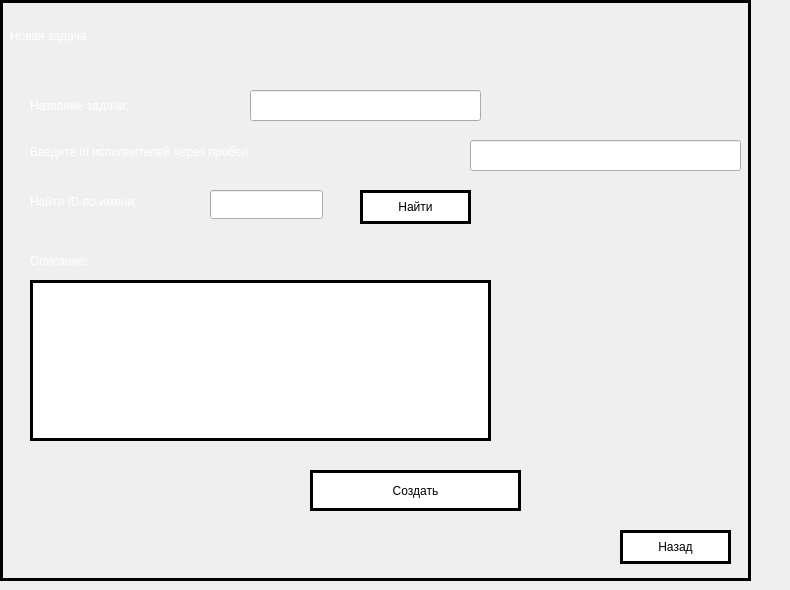
    <widget class="QWidget" name="page_4">
     <widget class="QLabel" name="label_5">
      <property name="geometry">
       <rect>
        <x>0</x>
        <y>0</y>
        <width>751</width>
        <height>581</height>
       </rect>
      </property>
      <property name="styleSheet">
       <string notr="true">background-image: url(:/img/backgroundPhotoSolarSystem_withoutSun.png);
	border: 3px solid rgb(0, 0, 0);</string>
      </property>
      <property name="text">
       <string/>
      </property>
     </widget>
     <widget class="QLabel" name="label_10">
      <property name="geometry">
       <rect>
        <x>10</x>
        <y>0</y>
        <width>741</width>
        <height>71</height>
       </rect>
      </property>
      <property name="styleSheet">
       <string notr="true">QLabel
{
border: none;
background-color: none;
color:white;
font: 22pt &quot;Simple Bold Jut Out&quot;;
qproperty-alignment: AlignCenter;
}</string>
      </property>
      <property name="text">
       <string>Новая задача</string>
      </property>
     </widget>
     <widget class="QLabel" name="label_findIDResult_onNewTask">
      <property name="geometry">
       <rect>
        <x>490</x>
        <y>190</y>
        <width>291</width>
        <height>41</height>
       </rect>
      </property>
      <property name="styleSheet">
       <string notr="true">background-color: none;
color:white;
font: 12pt &quot;Simple Bold Jut Out&quot;;</string>
      </property>
      <property name="text">
       <string/>
      </property>
     </widget>
     <widget class="QPushButton" name="pushButton_createTask_onNewTask">
      <property name="geometry">
       <rect>
        <x>310</x>
        <y>470</y>
        <width>211</width>
        <height>41</height>
       </rect>
      </property>
      <property name="styleSheet">
       <string notr="true">QPushButton{

	border:3px solid black;
	background-color: white;
}

QPushButton:hover
{
	background-color: rgb(222, 222, 222)
}

QPushButton:pressed
{
	background-color:rgb(151, 151, 151);
}</string>
      </property>
      <property name="text">
       <string>Создать</string>
      </property>
     </widget>
     <widget class="QLabel" name="label_19">
      <property name="geometry">
       <rect>
        <x>30</x>
        <y>190</y>
        <width>161</width>
        <height>24</height>
       </rect>
      </property>
      <property name="styleSheet">
       <string notr="true">background-color: none;
color:white;
font: 11pt &quot;Simple Bold Jut Out&quot;;</string>
      </property>
      <property name="text">
       <string>Найти ID по имени:</string>
      </property>
     </widget>
     <widget class="QLineEdit" name="lineEdit_findUserIDFilter_onNewTask">
      <property name="geometry">
       <rect>
        <x>210</x>
        <y>190</y>
        <width>113</width>
        <height>29</height>
       </rect>
      </property>
      <property name="styleSheet">
       <string notr="true">QLineEdit
{


	font: 600 10pt &quot;Segoe UI Semibold&quot;;
	background-color:none;
}</string>
      </property>
     </widget>
     <widget class="QLineEdit" name="lineEdit_taskTitle_onNewTask">
      <property name="geometry">
       <rect>
        <x>250</x>
        <y>90</y>
        <width>231</width>
        <height>31</height>
       </rect>
      </property>
      <property name="styleSheet">
       <string notr="true">QLineEdit
{

	font: 600 10pt &quot;Segoe UI Semibold&quot;;
	background-color:none;
}</string>
      </property>
     </widget>
     <widget class="QPushButton" name="pushButton_backToMain_onNewTask">
      <property name="geometry">
       <rect>
        <x>620</x>
        <y>530</y>
        <width>111</width>
        <height>34</height>
       </rect>
      </property>
      <property name="styleSheet">
       <string notr="true">QPushButton{

	border:3px solid black;
	background-color: white;
}

QPushButton:hover
{
	background-color: rgb(222, 222, 222)
}

QPushButton:pressed
{
	background-color:rgb(151, 151, 151);
}</string>
      </property>
      <property name="text">
       <string>Назад</string>
      </property>
     </widget>
     <widget class="QLabel" name="label_12">
      <property name="geometry">
       <rect>
        <x>30</x>
        <y>240</y>
        <width>131</width>
        <height>41</height>
       </rect>
      </property>
      <property name="styleSheet">
       <string notr="true">background-color: none;
color:white;
font: 11pt &quot;Simple Bold Jut Out&quot;;</string>
      </property>
      <property name="text">
       <string>Описание:</string>
      </property>
     </widget>
     <widget class="QLabel" name="label_13">
      <property name="geometry">
       <rect>
        <x>30</x>
        <y>140</y>
        <width>431</width>
        <height>24</height>
       </rect>
      </property>
      <property name="styleSheet">
       <string notr="true">background-color: none;
color:white;
font: 11pt &quot;Simple Bold Jut Out&quot;;</string>
      </property>
      <property name="text">
       <string>Введите id исполнителей через пробел:</string>
      </property>
     </widget>
     <widget class="QLabel" name="label_11">
      <property name="geometry">
       <rect>
        <x>30</x>
        <y>80</y>
        <width>211</width>
        <height>51</height>
       </rect>
      </property>
      <property name="styleSheet">
       <string notr="true">background-color: none;
color:white;
font: 11pt &quot;Simple Bold Jut Out&quot;;</string>
      </property>
      <property name="text">
       <string>Название задачи:</string>
      </property>
     </widget>
     <widget class="QPushButton" name="pushButton_findUserIDFilter_onNewTask">
      <property name="geometry">
       <rect>
        <x>360</x>
        <y>190</y>
        <width>111</width>
        <height>34</height>
       </rect>
      </property>
      <property name="styleSheet">
       <string notr="true">QPushButton{

	border:3px solid black;
	background-color: white;
}

QPushButton:hover
{
	background-color: rgb(222, 222, 222)
}

QPushButton:pressed
{
	background-color:rgb(151, 151, 151);
}</string>
      </property>
      <property name="text">
       <string>Найти</string>
      </property>
     </widget>
     <widget class="QPlainTextEdit" name="plainTextEdit_taskDescription_onNewTask">
      <property name="geometry">
       <rect>
        <x>30</x>
        <y>280</y>
        <width>461</width>
        <height>161</height>
       </rect>
      </property>
      <property name="styleSheet">
       <string notr="true">border: 3px solid rgb(0, 0, 0);
background-color: none;
font: 11pt &quot;Segoe UI Symbol&quot;;
</string>
      </property>
      <property name="plainText">
       <string/>
      </property>
     </widget>
     <widget class="QLineEdit" name="lineEdit_performersID_onNewTask">
      <property name="geometry">
       <rect>
        <x>470</x>
        <y>140</y>
        <width>271</width>
        <height>31</height>
       </rect>
      </property>
      <property name="styleSheet">
       <string notr="true">QLineEdit
{


	font: 600 10pt &quot;Segoe UI Semibold&quot;;
	background-color:none;
}</string>
      </property>
     </widget>
    </widget>
